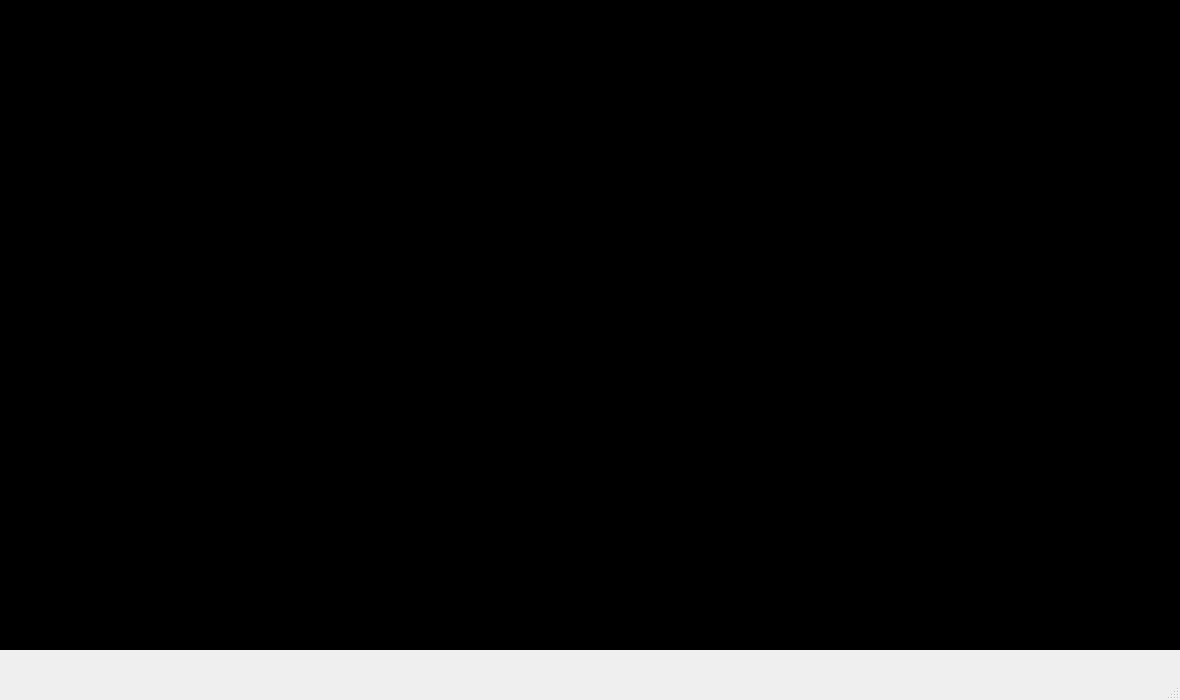
<?xml version="1.0" encoding="UTF-8"?>
<ui version="4.0">
 <class>VideoPlayerWindow</class>
 <widget class="QMainWindow" name="VideoPlayerWindow">
  <property name="geometry">
   <rect>
    <x>0</x>
    <y>0</y>
    <width>1180</width>
    <height>700</height>
   </rect>
  </property>
  <property name="windowTitle">
   <string>MainWindow</string>
  </property>
  <widget class="QWidget" name="centralwidget">
   <widget class="QLabel" name="label_videoplayer">
    <property name="geometry">
     <rect>
      <x>0</x>
      <y>0</y>
      <width>1180</width>
      <height>650</height>
     </rect>
    </property>
    <property name="styleSheet">
     <string notr="true">background-color: rgb(0, 0, 0);</string>
    </property>
    <property name="text">
     <string/>
    </property>
   </widget>
  </widget>
  <widget class="QStatusBar" name="statusbar"/>
 </widget>
 <resources/>
 <connections/>
</ui>
